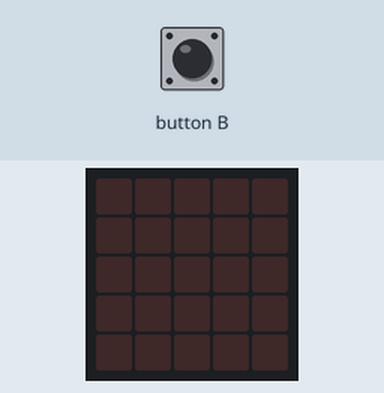
This program was run on a simulated BBC micro:bit (MakeCode). Shown: the board's 5×5 LED display. The test bench sets the inputs (shaded band).

Above: at 1.2 s.
1.3 s: button B pressed for 0.15 s
At 1.65 s:
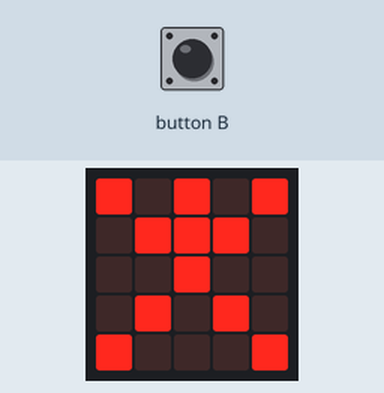
At 6.2 s:
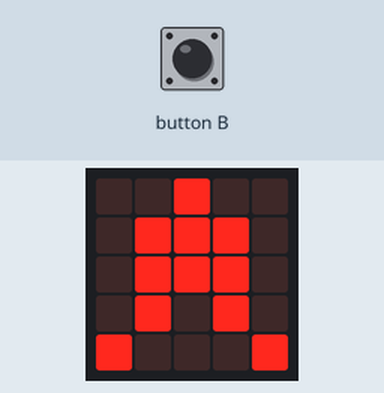
Timing chart, 0 to 7.7 s (numbered marks = the images above; inputs shaded):
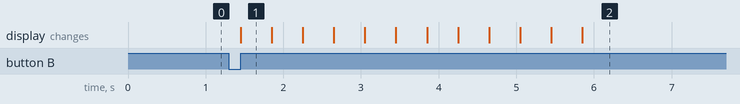

Measured:
- after the input at 1.3 s, the display: changes after 0.15 s (image 1)
- what the display in image 1 shows lasts 0.4 s, from 1.5 s to 1.9 s

The program:

main.ts
```typescript
input.onButtonPressed(Button.B, function () {
    for (let index = 0; index < 4; index++) {
        jump()
    }
})
function jump () {
    basic.showLeds(`
        # . # . #
        . # # # .
        . . # . .
        . # . # .
        # . . . #
        `)
    basic.showLeds(`
        . . # . .
        # # # # #
        . . # . .
        . # . # .
        # . . . #
        `)
    basic.showLeds(`
        . . # . .
        . # # # .
        . # # # .
        . # . # .
        # . . . #
        `)
}
```

test.ts
```typescript
// les tests vont ici ; cela ne sera pas compilé si ce paquet est utilisé en tant qu'extension.
```
